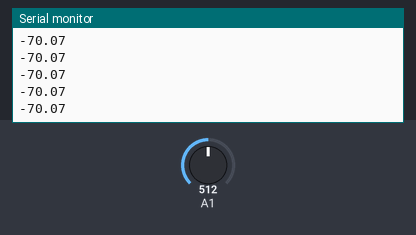
Bench run of a sketch on a simulated Arduino Uno, built with avr-gcc and run on an emulated ATmega328P. Shown: the last lines printed to the serial monitor. The inputs (shaded band) are chosen by the test bench; at power-on: A1 = 512.

Above: at 1.2 s.
1.3 s: A1 set to 716
At 1.34 s:
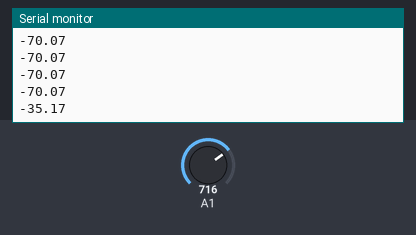
2.8 s: A1 set to 900
At 2.9 s:
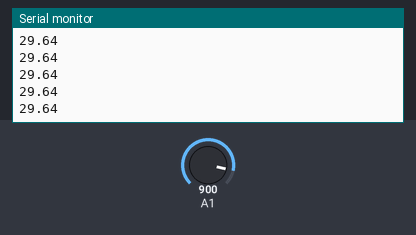
Timing chart, 0 to 5.8 s (numbered marks = the images above; inputs shaded):
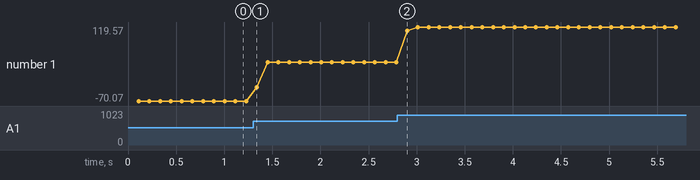

The sketch:

Task4TempAvg.ino
```cpp
// EP305 smaple sketch - temperature measurement with averaging

void setup() {
  Serial.begin(9600);
}

void loop() {
  // repeat the voltage measurement every millisecond
  // for 0.1 second (100 samples)
  const int NUM_SAMPLES = 100;
  // get the sum of all measurements
  // the "sum" variable will hold the sum of
  // all the measurements in one cycle
  int sum = 0.0;
  for(int i = 0; i < NUM_SAMPLES; i++){
    sum += analogRead(A1);
    delay(1); //one ms delay
  }
  float average = sum / float(NUM_SAMPLES); //avereage in internal ADC units
  float T = average * (5.0 / 1023.0) * 100.0; //convert to degC
  Serial.println(T); // output on the serial port

}
```

Measured:
- after the input at 1.3 s, the serial monitor: prints a new line at once (image 1)
- plotted number 1: -70.07 → 29.64 after the input at 1.3 s, 29.64 → 119.57 after the input at 2.8 s
